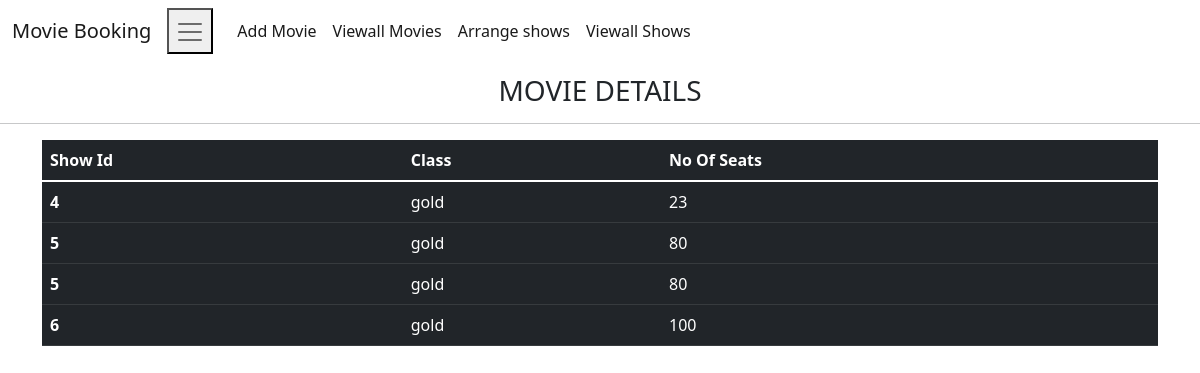
The app's page /viewallHalls, older data.
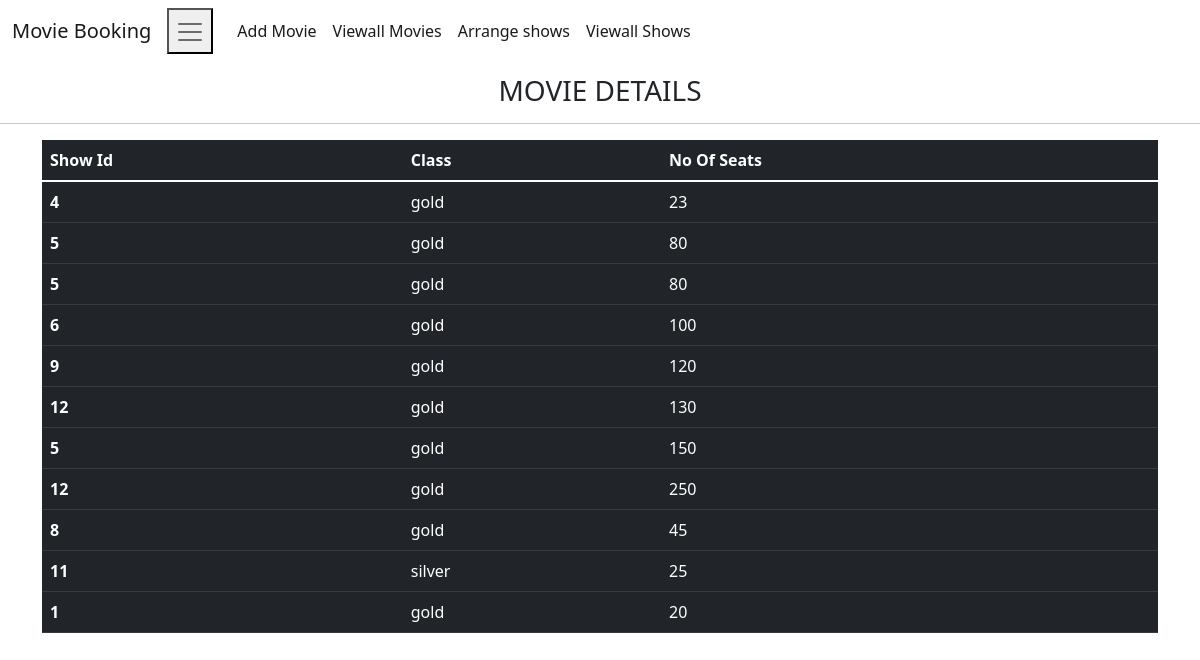
The same page, newer data.
### tables this page shows
CREATE TABLE HALL(
                            HALLID INTEGER PRIMARY KEY AUTOINCREMENT,
                            SHOWID Integer,
                            Class TEXT,
                            No_of_seats INTEGER);

### main.py (the view)
@app.route("/viewallHalls")
def viewAllHalls():
    cur = conn.cursor()
    cur.execute("SELECT * FROM HALL")
    res = cur.fetchall()
    return render_template("viewallhalls.html", cinema=res)

### templates/viewallhalls.html
{% extends "base.html" %}
{% block content %}
<h3 style="text-align: center; margin-top: 1%;">MOVIE DETAILS</h3>
<hr>
    <div class="container">
        <div class="row">
            <div class="col col-12 col-sm-12 col-md-12 col-lg-12 col-xl-12 col-xxl-12">
                <table class="table table-dark">
                    <thead>
                    <tr>
                        <th scope="col">Show Id</th>
                        <th scope="col">Class</th>
                        <th scope="col">No Of Seats</th>
                    </tr>
                    </thead>
                    <tbody>
                    {% for i in cinema %}
                    <tr>
                        <th scope="row">{{ i[1] }}</th>
                        <td>{{ i[2] }}</td>
                        <td>{{ i[3] }}</td>
                    </tr>
                    {% endfor %}
                    </tbody>
                </table>
            </div>
        </div>
    </div>
{% endblock %}

### templates/base.html (shortened to what this page needs)
<!DOCTYPE html>
<html lang="en">
<head>
    <link href="https://cdn.jsdelivr.net/npm/bootstrap@5.1.3/dist/css/bootstrap.min.css" rel="stylesheet">
</head>
    <nav class="navbar navbar-expand-lg navbar-light data-bs-toggle">
        <div class="container-fluid">
          <a class="navbar-brand" href="/dashboard">Movie Booking</a>
          <button class="navbar-brand" type="button" data-bs-toggle="collapse" data-bs-target="#navbarNav" aria-controls="navbarNav" aria-expanded="false" aria-label="Toggle navigation">
            <span class="navbar-toggler-icon"></span>
          </button>
          <div class="collapse navbar-collapse" id="navbarNav">
            <ul class="navbar-nav">
                <li class="nav-item">
                    <a class="nav-link active" aria-current="page" href="/dashboard">Add Movie</a>
                  </li>
              <li class="nav-item">
                <a class="nav-link active" aria-current="page" href="/viewall">Viewall Movies</a>
              </li>
                <li class="nav-item">
                <a class="nav-link active" aria-current="page" href="/showsDashboard">Arrange shows</a>
              </li>
                <li class="nav-item">
                <a class="nav-link active" aria-current="page" href="/viewallshows">Viewall Shows</a>
              </li>
            </ul>
          </div>
        </div>
      </nav>
      {% block content %}
      {% endblock %}
</body>
</html>

Row changes from the older to the newer data that the page shows:
added HALL: SHOWID "9", Class "gold", No_of_seats "120"
added HALL: SHOWID "12", Class "gold", No_of_seats "130"
added HALL: SHOWID "5", Class "gold", No_of_seats "150"
added HALL: SHOWID "12", Class "gold", No_of_seats "250"
added HALL: SHOWID "8", Class "gold", No_of_seats "45"
added HALL: SHOWID "11", Class "silver", No_of_seats "25"
added HALL: SHOWID "1", Class "gold", No_of_seats "20"
